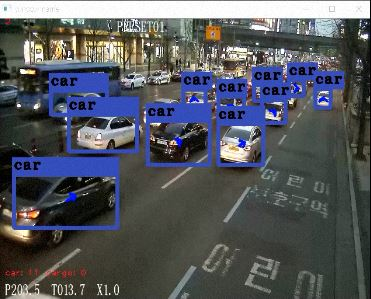
//> input picture ETC/Image/Detecting_Car.JPG, 371 x 299 px, given in place of example.mp4, which was not available
$ ./noneedge_example   (built with g++ and OpenCV 4, older OpenCV classes emulated)
//> lines starting //> are read from the running program, lines starting //| are printed output that depends on the picture; after the words box and inside, x2 and y2 are one past the last pixel; in counts of white or black regions, pixels touching at a corner belong together; pictures that were not available may be replaced by others from this repository, and a replacement may not be noted
#include <opencv2/opencv.hpp>
#include <iostream>
#include <vector>
#include <time.h>
#include "nonedge_area.cpp"

using namespace std;
using namespace cv;

Mat nonedge_area(Mat src, float sky_rate, int window_size) {
	/*
	Mat src :  원본 영상(에지처리후->2진화영상으로 변환된 영상이어야함.
	float sky_rate : 하늘에 해당하는 비율 (ex/ 0.3 : 상위 30%를 무시한다)
	int window_size : 윈도우의 크기 : 낮을수록 정밀하게 검색.
	*/

	int i, i2 = 0;
	int j, j2 = 0;
	int src_height, src_width;

	src_height = src.rows;
	src_width = src.cols;

	Mat window;
	Mat output(src_height, src_width, src.type(), Scalar(0));

	float m_height = src_height * sky_rate;

	for (i = m_height; i + window_size <= src_height; i = i + window_size) {
		if (i + window_size >= src_height)
			i2 = src_height;
		else
			i2 = i + window_size;

		for (j = 0; j + window_size <= src_width; j = j + window_size) {
			if (j + window_size >= src_width)
				j2 = src_width;
			else
				j2 = j + window_size;

			window = src(Range(i, i2), Range(j, j2));
			if (sum(window) == Scalar(0))
				output(Range(i, i2), Range(j, j2)) = Scalar(255);
		}
	}
	return output;

}

int main(void) {
	Mat frame, poly;
	Mat back, fore, canny, gray;

	//VideoCapture cap("example2.avi");
	VideoCapture cap("example.mp4");
	int start = 0;
	BackgroundSubtractorMOG2 bg;

	while (1) {
		cap >> frame;
//> frame is the input picture: 299 rows x 371 cols, CV_8UC3; mean B, G, R 93.7, 87.1, 83.9

		if (!frame.data) {
			cout << "end" << endl;
			break;
		}
		//foreground 계산
		bg(frame, fore);
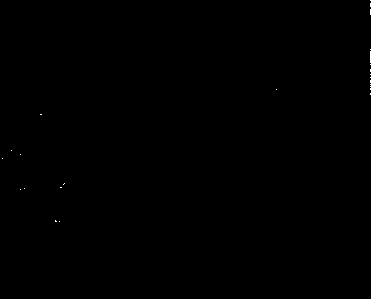
//> fore: 299 rows x 371 cols, CV_8UC1; values 127 (black) and 255 (white), 0.05% white in thin lines or dots, all inside (x1, y1, x2, y2) = (2, 0, 371, 222)
		bg.getBackgroundImage(back);

		erode(fore, fore, Mat());
//> fore: 299 rows x 371 cols, CV_8UC1; 55 pixels changed, all inside (x1, y1, x2, y2) = (2, 0, 371, 222)
		dilate(fore, fore, Mat());
// [8 lines of commented-out code are left out]
		cvtColor(back, gray, CV_BGR2GRAY);
		Canny(gray, canny, 10, 30, 3);

		threshold(canny, canny, 127, 255, CV_THRESH_BINARY);

		poly = nonedge_area(canny, 0.3, 10);

		imshow("poly", poly);
		imshow("Frame", frame);
		imshow("Canny", canny);
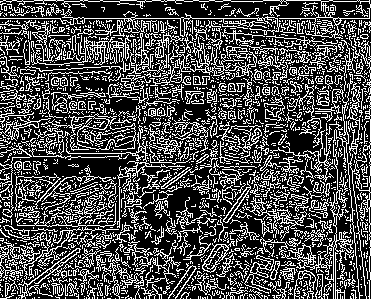
//> window 'Canny': 299 rows x 371 cols, CV_8UC1; 30.1% white in thin lines or dots
		imshow("Background", back);

		if (waitKey(1) >= 0) break;
//> the Esc key is pressed
	}
	return 0;
}

$ run again, on ETC/Image/Original.jpg
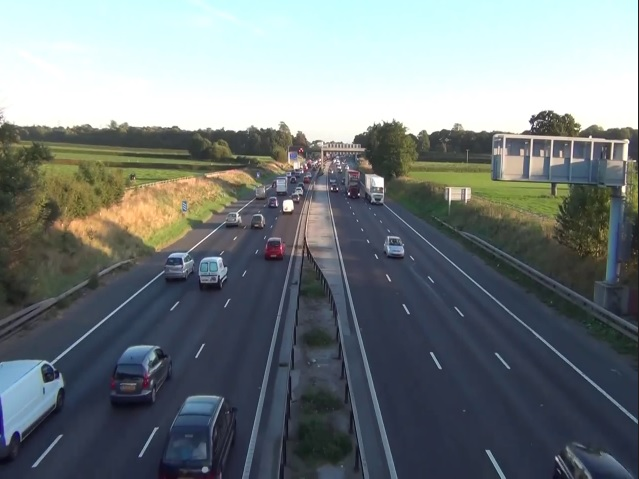
//> input picture ETC/Image/Original.jpg, 639 x 479 px, given in place of example.mp4, which was not available
//> frame is the input picture: 479 rows x 639 cols, CV_8UC3; mean B, G, R 126.8, 124.4, 115.8
//> fore: 479 rows x 639 cols, CV_8UC1; every value is 127
//> `imshow("poly", poly);`:
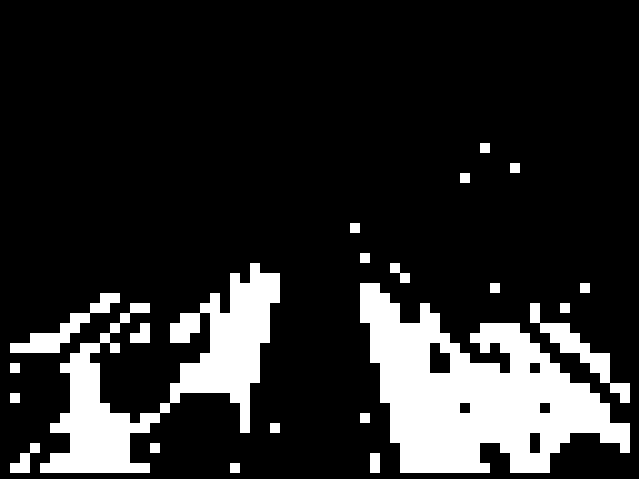
//> window 'poly': 479 rows x 639 cols, CV_8UC1; 16.2% white; 22 white regions, largest, box (x1, y1, x2, y2) and area: (360, 283, 630, 473) 26700, (40, 263, 280, 473) 16600, (530, 303, 630, 403) 2000
//> `imshow("Canny", canny);`:
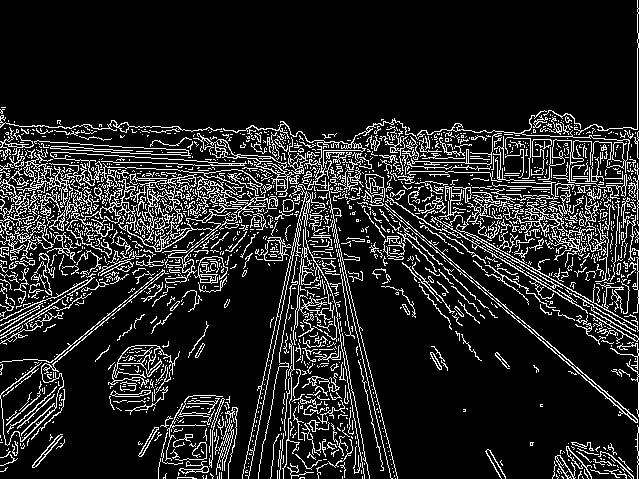
//> window 'Canny': 479 rows x 639 cols, CV_8UC1; 13.9% white in thin lines or dots

$ run again, on ETC/Image/Original_Rotating.JPG
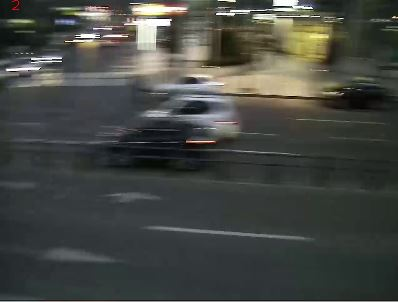
//> input picture ETC/Image/Original_Rotating.JPG, 398 x 302 px, given in place of example.mp4, which was not available
//> frame is the input picture: 302 rows x 398 cols, CV_8UC3; mean B, G, R 66.3, 70.8, 68.3
//> fore: 302 rows x 398 cols, CV_8UC1; every value is 127
//> `imshow("poly", poly);`:
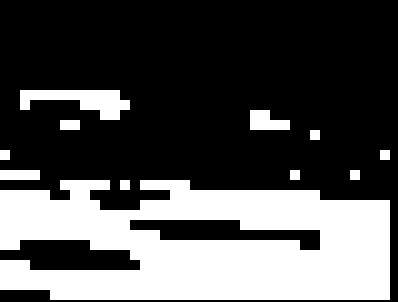
//> window 'poly': 302 rows x 398 cols, CV_8UC1; 32.4% white; 11 white regions, largest, box (x1, y1, x2, y2) and area: (0, 180, 390, 300) 35300, (20, 90, 130, 120) 1800, (250, 110, 290, 130) 600
//> `imshow("Canny", canny);`:
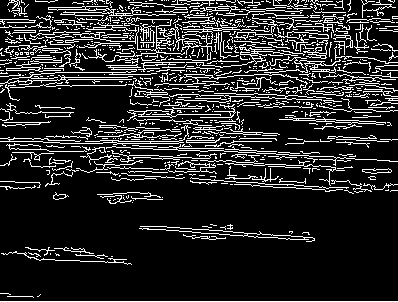
//> window 'Canny': 302 rows x 398 cols, CV_8UC1; 15.8% white in thin lines or dots
